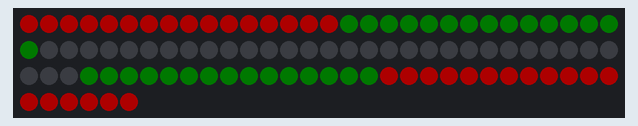
This sketch was run on a simulated Arduino Uno, built with avr-gcc and run on an emulated ATmega328P. Parts: 96 RGB LEDs in strip order, left to right, continuing on the next row. Dim RGB values are drawn brighter than linear; random numbers use the default seed unless the sketch sets one; what the sketch prints to the serial monitor is not drawn.

Above: at 2.45 s.
At 4.9 s:
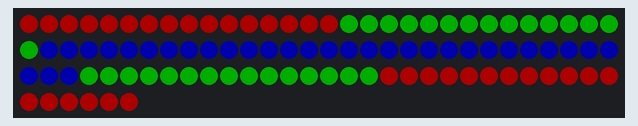
At 16.86 s:
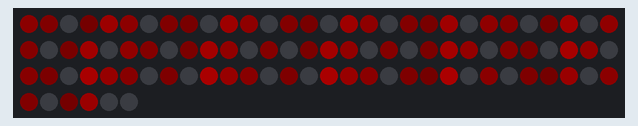
At 28.8 s:
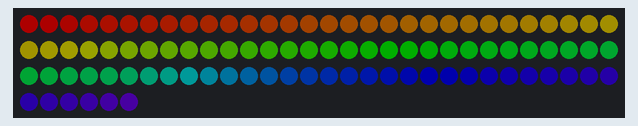
At 34.72 s:
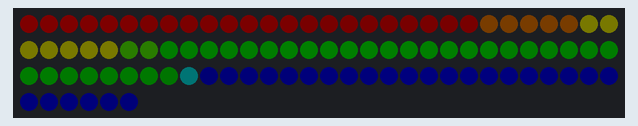
At 38.52 s:
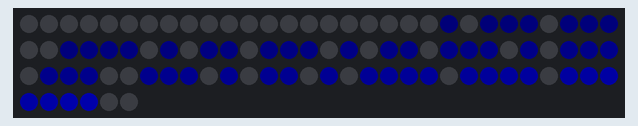

The sketch:

ArcadeLEDs.ino
```cpp
#include <FastLED.h>

const int numLeds = 96;
const int pin = 4;
const int nextButton = 3;
const int colorButton = 2;
const int maxAnimation = 13;
const int maxColor = 8;

int animation = 0; // the starting animation
int color = 2;
int state = 1;    // used to determine that time is moving, each second this gets bumped
int fadeState = 0;
int maxState = 100; // used to restart the state and increment the animation number when it hit this number for a given animation
int changeTime = 1; // used to determine how much time before the state is incremented
int blendSpeed = 2;
int brightness = 50; // this is the highest level of brightness that the lights will go to

uint8_t hue = 0;
uint8_t blendAmount = 0;

bool useLeds1 = true;

unsigned long lastDebounceTimeNext = 0;
unsigned long debounceDelay = 300;
unsigned long lastDebounceTimeColor = 0;
unsigned long prevChangeTime = 0;

typedef void (*animFn)();

static animFn animations[maxAnimation];
static CRGB colors[maxColor];

CRGB leds[numLeds];
CRGB leds2[numLeds];
CRGB output[numLeds];
uint8_t colorIndex[numLeds];

void setup() {
  Serial.println("start setup");
  pinMode(nextButton, INPUT);
  pinMode(colorButton, INPUT);

  Serial.begin(9600);
  randomSeed(analogRead(0));

  FastLED.addLeds<WS2812, pin, GRB>(leds, numLeds);
  FastLED.setBrightness(brightness);
  FastLED.setCorrection(UncorrectedColor);
  clear();
  update();

  colors[0] = CRGB::Black;
  colors[1] = CRGB::Red;
  colors[2] = CRGB::Green;
  colors[3] = CRGB::Blue;
  colors[4] = CRGB::Yellow;
  colors[5] = CRGB::Magenta;
  colors[6] = CRGB::Cyan;
  colors[7] = CRGB::White;

  animations[0] = threeAreas;
  animations[1] = moveOneWay;
  animations[2] = rainbow;
  animations[3] = moveTwoWayFade;
  animations[4] = fadeHueSolid;
  animations[5] = RGWWave;
  animations[6] = solid;
  animations[7] = closeIn;
  animations[8] = closeIn;
  animations[9] = closeIn;
  animations[10] = closeIn;
  animations[11] = closeIn;
  animations[12] = closeOut;

  for(int i = 0; i < numLeds; i++) {
    colorIndex[i] = random8();
  }

  Serial.println("end setup");
}

void loop() {
  Serial.println("start loop");

  updateState();

  animations[animation]();
  if(animation < maxAnimation - 1) {
    animations[animation];
  } else {
    animations[0];
  }
  Serial.print("on animation: ");
  Serial.print(animation);
  Serial.println();
  update();
  Serial.println("end loop");
  delay(10);
}

void update() {
  FastLED.show();
}

void clear() {
  fill_solid(output, numLeds, CRGB::Black);
}

void updateState() {
  Serial.print("updating state: ");
  Serial.print(state);
  Serial.println();

  if ((millis() - prevChangeTime) > changeTime) {
    state++;
    if(state > maxState) {
      state = 1;
      fadeState++;
      animation++;
      if(animation >= maxAnimation) {
        animation = 0;
      }
    }
    prevChangeTime = millis();
  }
}

void nextColor() {
  unsigned long currentTime = millis();
  if((currentTime - lastDebounceTimeColor) > debounceDelay) {
     color++;
      if(color >= maxColor) {
        color = 0;
      }
  }
  lastDebounceTimeColor = currentTime;
}

//<animation-functions>

void solid() {
  changeTime = 1000;
  maxState = 5;
  fill_solid(leds, numLeds, colors[color]);
}

void solidBlink() {
  // currently not working
  changeTime = 10;
  maxState = 100;
  if(state % 2 == 0) {
    fill_solid(leds, numLeds, colors[color]);
  } else {
    clear();
    Serial.println("---------clear---------");
  }
}

void moveOneWay() {
  changeTime = 60;
  maxState = 300;
  uint8_t led = map(beat8(changeTime, 0), 0, 255, 0, numLeds-1);
  leds[led] = colors[1];

  fadeToBlackBy(leds, numLeds, 10);
}

void moveTwoWayFade() {
  changeTime = 5;
  maxState = 350;
  uint8_t sinBeat = beatsin8(changeTime, 0, numLeds - 1, 0, 0);
  leds[sinBeat] = colors[3];

  fadeToBlackBy(leds, numLeds, 10);
}

void topBottomFade() {
  // currently not working
  changeTime = 50;
  maxState = 100;
  uint8_t sinBeat = beatsin8(changeTime, 0, numLeds - 1, 0, 0);
  leds[sinBeat] = colors[1];

  fadeToBlackBy(leds, numLeds, 10);
}

void rainbow() {
  changeTime = 50;
  maxState = brightness + 50;
  if(state < maxState - 50) {
    fill_rainbow(leds, numLeds, 0, 255 / numLeds);
  } else {
    fadeToBlackBy(leds, numLeds, 10);
  }
}

void fadeHueSolid() {
  changeTime = 15;
  maxState = 255;
  fill_solid(leds, numLeds, CHSV(state, 255, 255));
}

void fadeHue() {
  changeTime = 15;
  maxState = 255;
  for(int led = 0; led < numLeds; led++) {
    leds[led] = CHSV(state + (led*15), 255, 255);
  }
}

void fadeHueFast() {
  // this works but isn't interesting unfortunately
  changeTime = 15;
  maxState = 255;
  for(int led = 0; led < numLeds; led++) {
    leds[led] = CHSV(state + (led*60), 255, 255);
  }
}

void RGWWave() {
  maxState = 200;
  uint8_t sinBeat1 = beatsin8(30, 0, numLeds-1, 0, 0);
  uint8_t sinBeat2 = beatsin8(30, 0, numLeds-1, 0, 85);
  uint8_t sinBeat3 = beatsin8(30, 0, numLeds-1, 0, 170);

  leds[sinBeat1] = CRGB::Red;
  leds[sinBeat2] = CRGB::Green;
  leds[sinBeat3] = CRGB::White;

  fadeToBlackBy(leds, numLeds, 1);
}

DEFINE_GRADIENT_PALETTE(redGreenWhite_gp) {
  0, 255, 0, 0,
  64, 0, 255, 0,
  191, 255, 255, 255,
  255, 255, 0, 0
};

CRGBPalette16 RGW = redGreenWhite_gp;

void RGWBlink() {
  // currently doesn't work
  changeTime = 5;
  maxState = 1;
  for(int led = 0; led < numLeds; led++) {
    leds[led] = ColorFromPalette(RGW, colorIndex[led]);
  }

  if(state == 1) {
    for(int i = 0; i < numLeds; i++) {
      colorIndex[i]++;
    }
  }
}

void threeAreas() {
  changeTime = 50;
  maxState = 151;
  if(state >= 80) {
    firstThird(CRGB(255, 0, 0));
    secondThird(CRGB(0, 255, 0));
    thirdThird(CRGB(0, 0, 255));
  } else if(state >= 60) {
    firstThird(CRGB(255, 0, 0));
    secondThird(CRGB(0, 255, 0));
    thirdThird(CRGB(0, 0, (state%20*13)));
  } else if(state >= 40) {
    firstThird(CRGB(255, 0, 0));
    secondThird(CRGB(0, ((state%20)*13), 0));
  } else if(state >= 20) {
    secondThird(CRGB(0, 0, 0));
    firstThird(CRGB((state%20*13), 0, 0));
  } else {
    firstThird(CRGB(0, 0, 0));
    secondThird(CRGB(0, 0, 0));
    thirdThird(CRGB(0, 0, 0));
    clear();
  }
}

void closeIn() {
  CRGB color = colors[animation-6];
  changeTime = 60;
  maxState = 70;
  if(state <= 25) {
    // light up left
    leds[state-2] = color;
    leds[numLeds - state] = color;
    // light up right
    leds[46+state] = color;
    leds[47-state] = color;
  }
}

void closeOut() {
  CRGB color = colors[0];
  changeTime = 40;
  maxState = 70;
  if(state <= 25) {
    // light up left
    leds[25-state] = color;
    leds[70+state] = color;
    // light up right
    leds[22 + state] = color;
    leds[72 - state] = color;
  }
}

//</animation-functions>

void lightUpArea(int startingIndex, int endingIndex, CRGB color) {
  for(int led = startingIndex; led < endingIndex; led++) {
    leds[led] = color;
  }
}

void firstThird(CRGB color) {
  lightUpArea(0, 16, color);
  lightUpArea(78, 96, color);
}

void secondThird(CRGB color) {
  lightUpArea(16, 31, color);
  lightUpArea(63, 78, color);
}

void thirdThird(CRGB color) {
  lightUpArea(31, 63, color);
}


//
```
